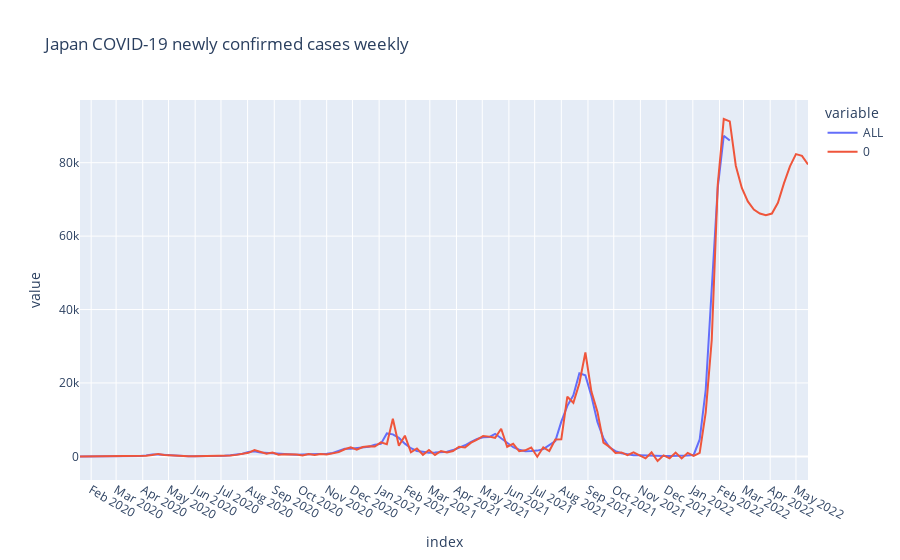

The code cell stored with this chart in its notebook:
### Code cell
ts_forecast = result_all.predict(start=df_gr.index[0], end=df_gr.index[-1]+relativedelta(months=3))

temp_df = df_gr.ALL.to_frame()
temp_df = pd.concat([temp_df, ts_forecast])
fig = px.line(temp_df, title='Japan COVID-19 newly confirmed cases weekly')
fig.update_layout({
    'xaxis': {
        'dtick': 'M1'
    }
})
fig.show()

### Figure 1 — Plotly figure (JSON) as saved in the notebook; plotly's stock layout.template omitted (floating-point values rounded to 4 significant figures; data arrays with more than 128 entries replaced by an {"elided": "..."} marker saying what was removed)
{"data": [{"hovertemplate": "variable=ALL<br>index=%{x}<br>value=%{y}<extra></extra>", "legendgroup": "ALL", "line": {"color": "#636efa", "dash": "solid"}, "marker": {"symbol": "circle"}, "mode": "lines", "name": "ALL", "orientation": "v", "showlegend": true, "type": "scatter", "x": {"elided": "231 str values"}, "xaxis": "x", "y": {"elided": "231 float values"}, "yaxis": "y"}, {"hovertemplate": "variable=0<br>index=%{x}<br>value=%{y}<extra></extra>", "legendgroup": "0", "line": {"color": "#EF553B", "dash": "solid"}, "marker": {"symbol": "circle"}, "mode": "lines", "name": "0", "orientation": "v", "showlegend": true, "type": "scatter", "x": {"elided": "231 str values"}, "xaxis": "x", "y": {"elided": "231 float values"}, "yaxis": "y"}], "layout": {"autosize": true, "legend": {"title": {"text": "variable"}, "tracegroupgap": 0}, "title": {"text": "Japan COVID-19 newly confirmed cases weekly"}, "xaxis": {"anchor": "y", "autorange": true, "domain": [0, 1], "dtick": "M1", "range": ["2020-01-19", "2022-05-15"], "title": {"text": "index"}, "type": "date"}, "yaxis": {"anchor": "x", "autorange": true, "domain": [0, 1], "range": [-6434.0, 97080.0], "title": {"text": "value"}, "type": "linear"}}}
